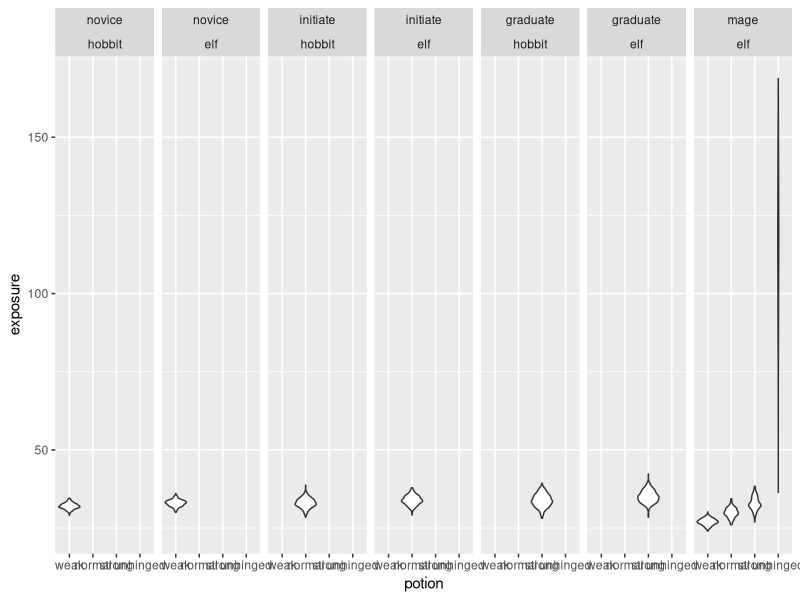
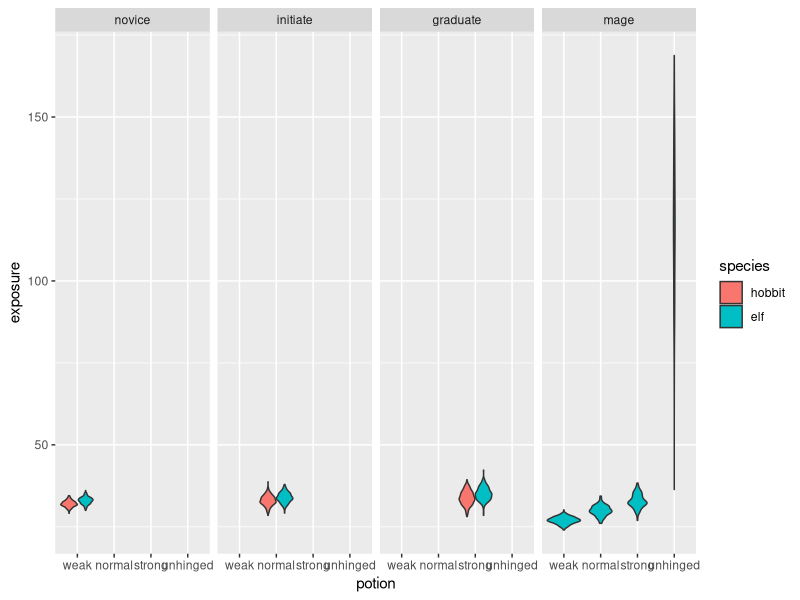
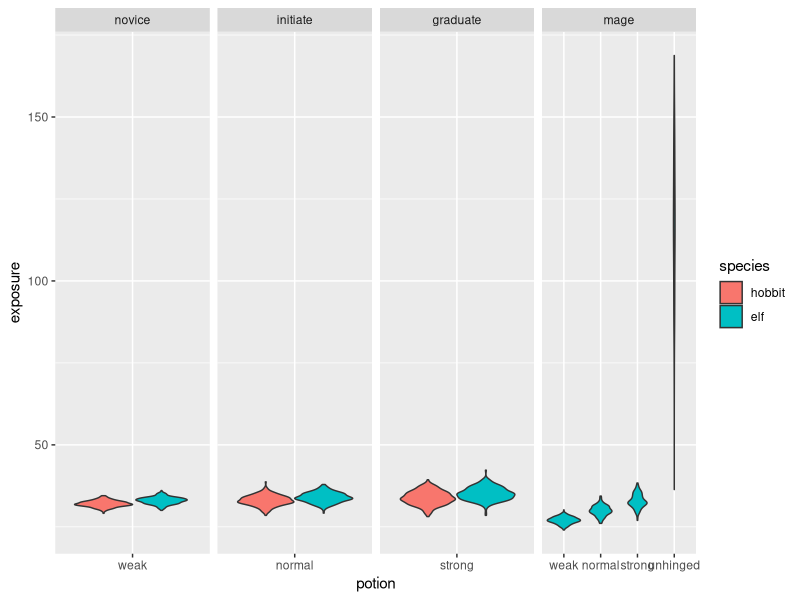
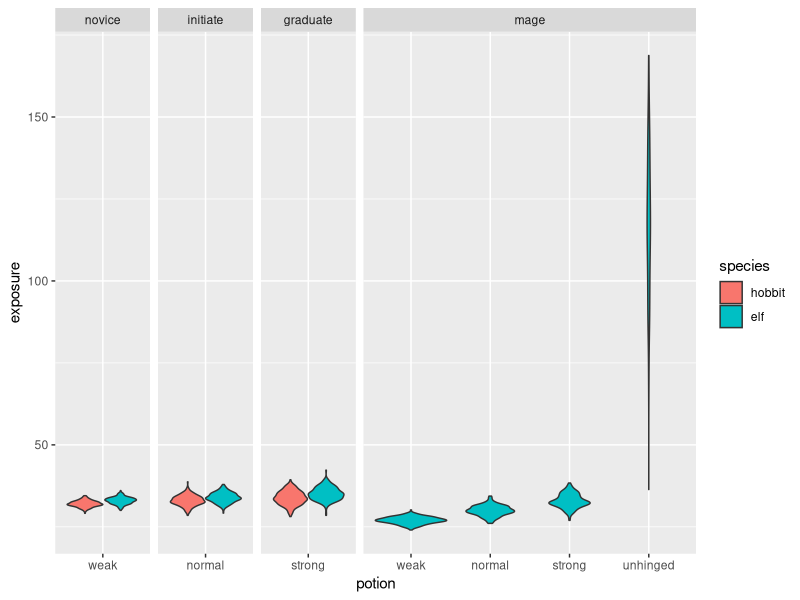
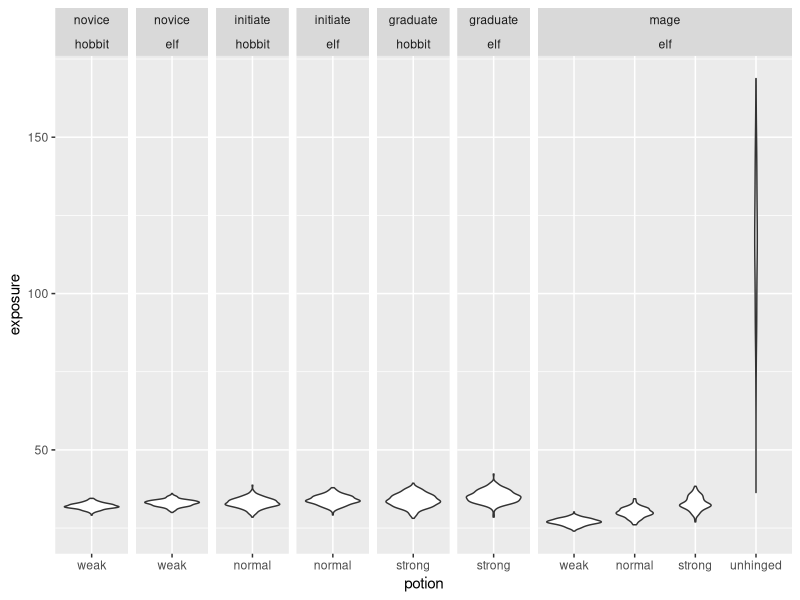
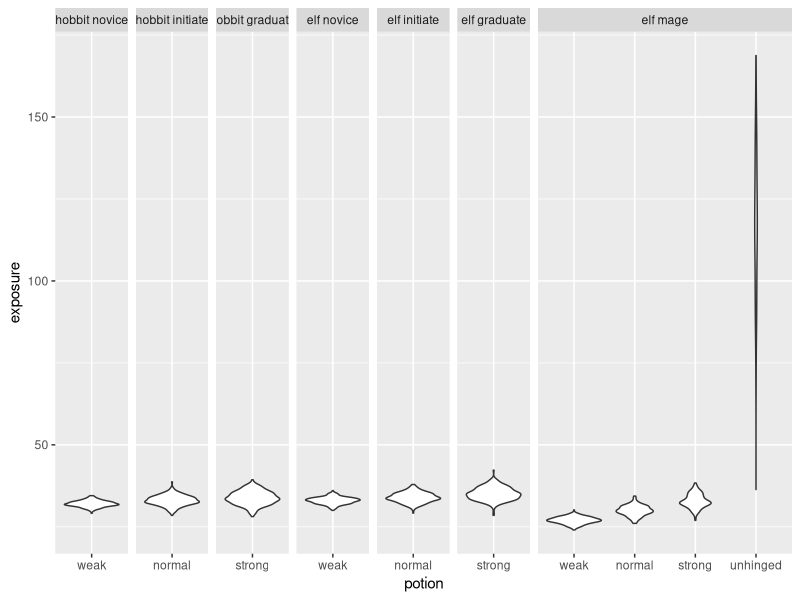

Generate these figures, in order, with R:
## ---- chunk 1
#| label: setup
#| include: false
knitr::opts_chunk$set(
  fig.width = 15,
  fig.height = 6,
  fig.align = "center"
)
very_wide <- 500
wide <- 136
narrow <- 76
options(width = narrow)
cache_images <- TRUE
set.seed(1)
## ---- chunk 2
#| echo: false
groups <- tidyr::expand_grid(
  species = c("hobbit", "elf"),
  stage = c("novice", "initiate", "graduate"),
  group = "student",
) |>
  dplyr::mutate(
    potion = dplyr::case_when(
      stage == "novice" ~ "weak",
      stage == "initiate" ~ "normal",
      stage == "graduate" ~ "strong"
    )
  ) |>
  tibble::add_row(
    species = "elf", 
    stage = "mage", 
    group = "mage", 
    potion = c("weak", "normal", "strong")
  ) |>
  tibble::add_row(
    species = "elf",
    stage = "mage",
    group = "blood witch",
    potion = "unhinged"
  ) |> 
  dplyr::mutate(
    species = factor(species) |> 
      forcats::fct_relevel("hobbit", "elf"),
    stage = factor(stage) |> 
      forcats::fct_relevel("novice", "initiate", "graduate", "mage"),
    group = factor(group) |> 
      forcats::fct_relevel("student", "mage", "blood witch"),
    potion = factor(potion) |> 
      forcats::fct_relevel("weak", "normal", "strong", "unhinged")
  )

mana <- groups |>  
  dplyr::rowwise() |>
  dplyr::reframe(
    species = species,
    stage = stage,
    group = group,
    potion = potion,
    exposure = rnorm(
      n = 250,
      mean = 30 - as.numeric(stage) * 2 + as.numeric(potion) * 3 + 
        as.numeric(species) + 60 * (potion == "unhinged"),
      sd = .5 + as.numeric(potion) * .5 + 20 * (potion == "unhinged")
    )
  ) |> 
  dplyr::mutate(
    exposure = exposure + (potion == "unhinged") * 20,
    id = dplyr::row_number()
  )
## ---- chunk 3
#| message: false
library(ggplot2)
library(dplyr)
## ---- chunk 4
#| column: screen-inset
ggplot(mana, aes(potion, exposure)) + 
  geom_violin() + 
  facet_wrap(~ stage + species, nrow = 1)
## ---- chunk 5
#| column: screen-inset
ggplot(mana, aes(potion, exposure, fill = species)) + 
  geom_violin() + 
  facet_wrap(~ stage, nrow = 1)
## ---- chunk 6
#| column: screen-inset
ggplot(mana, aes(potion, exposure, fill = species)) + 
  geom_violin() + 
  facet_wrap(~ stage, nrow = 1, scales = "free_x") 
## ---- chunk 7
#| column: screen-inset
ggplot(mana, aes(potion, exposure, fill = species)) + 
  geom_violin() + 
  facet_grid(~ stage, space = "free_x", scales = "free_x") 
## ---- chunk 8
#| column: screen-inset
ggplot(mana, aes(potion, exposure)) + 
  geom_violin() + 
  facet_grid(~ stage + species, space = "free_x", scales = "free_x") 
## ---- chunk 9
#| column: screen-inset
mana <- mana |> 
  mutate(
    species_stage = factor(
      paste(species, stage),
      levels = c(
        "hobbit novice", "hobbit initiate", "hobbit graduate",
        "elf novice", "elf initiate", "elf graduate", "elf mage"
      )
    )
  )
  
ggplot(mana, aes(potion, exposure)) + 
  geom_violin() + 
  facet_grid(~ species_stage, space = "free_x", scales = "free_x")
